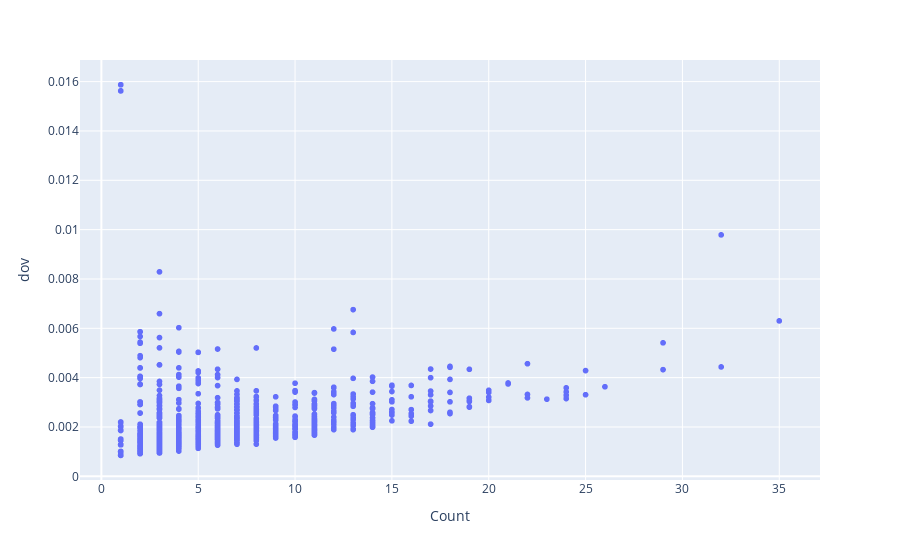

Source (notebook cell):
### Code cell
import plotly.express as px

# Create the scatter plot using Plotly
fig = px.scatter(wsm_dov, x='Count', y='dov', hover_data=['Name'])

# Show the plot
fig.show()

### Figure 1 — Plotly figure (JSON) as saved in the notebook; plotly's stock layout.template omitted (floating-point values rounded to 4 significant figures; data arrays with more than 128 entries replaced by an {"elided": "..."} marker saying what was removed)
{"data": [{"customdata": {"elided": "1408x1 str values"}, "hovertemplate": "Count=%{x}<br>dov=%{y}<br>Name=%{customdata[0]}<extra></extra>", "legendgroup": "", "marker": {"color": "#636efa", "symbol": "circle"}, "mode": "markers", "name": "", "showlegend": false, "type": "scattergl", "x": {"elided": "1408 int values"}, "xaxis": "x", "y": {"elided": "1408 float values"}, "yaxis": "y"}], "layout": {"autosize": true, "legend": {"tracegroupgap": 0}, "margin": {"t": 60}, "xaxis": {"anchor": "y", "autorange": true, "domain": [0, 1], "range": [-1.088, 37.09], "title": {"text": "Count"}, "type": "linear"}, "yaxis": {"anchor": "x", "autorange": true, "domain": [0, 1], "range": [-0.0003089, 0.01704], "title": {"text": "dov"}, "type": "linear"}}}
